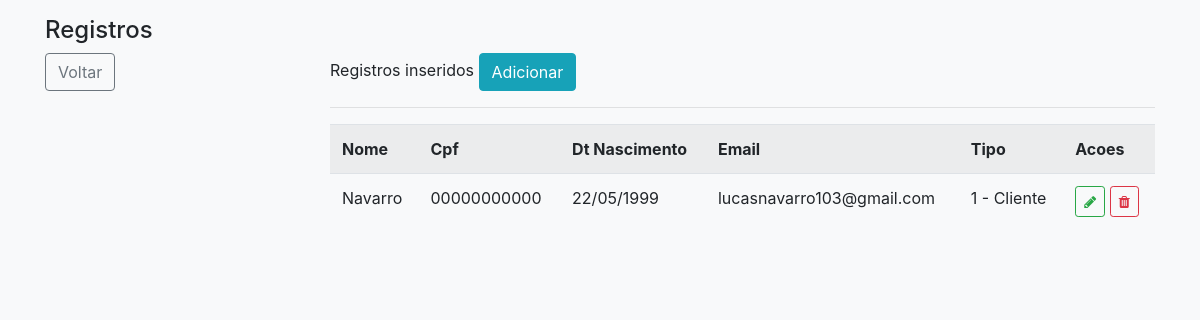
/registros/usuario/, run on an earlier commit of the app's database.
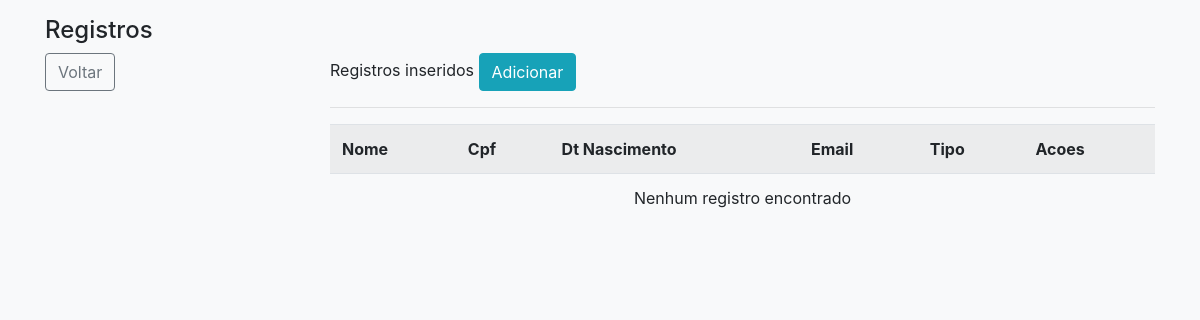
And on a later commit of the database.
### cadastros/models.py (models this page shows, shortened)
class Usuario(models.Model):
    cod_usuario = models.AutoField(primary_key=True)
    nome = models.CharField(max_length=50, verbose_name='Nome do Usuario')
    cpf = models.CharField(max_length=11, verbose_name='CPF do Usuario')
    dt_nascimento = models.CharField(max_length=11, verbose_name='Data de nascimento')
    email = models.CharField(max_length=50, verbose_name='Email do Usuario')
    senha = models.CharField(max_length=150, verbose_name='Senha')
    tipo = models.ForeignKey(Tipo, on_delete=models.PROTECT)

class Tipo(models.Model):
    cod_tipo = models.AutoField(primary_key=True)
    nome = models.CharField(max_length=50, verbose_name='Tipo de pessoa')
    def __str__ (self):
        return str(self.cod_tipo) + " - " + self.nome

### cadastros/views.py (the view)
# urls.py: path('registros/usuario/', UsuarioList.as_view(), name='registros-usuario'),
class UsuarioList(ListView):
	model = Usuario
	template_name = 'cadastros/registros/usuario.html'

### cadastros/templates/cadastros/registros/usuario.html (shortened to what this page needs)
{% extends 'paginas/padrao.html' %}
{% load static %}
    {% block menu %}
    <h4 class="white">Registros</h4>
    {% endblock %}
        {% block lateral %}
        <a href="/"><button type="button" class="btn btn-outline-secondary">Voltar</button></a>
        {% endblock %}
        {% block conteudo%}
        <p>Registros inseridos <a href="{% url 'cadastrar-usuario' %}"><button type="button" class="btn btn-info">Adicionar</button></a><p></p></p>
        <hr>
        <div class="table-responsive">
            <table class="table table-striped">
                <tr>
                    <th>Nome</th>
                    <th>Cpf</th>
                    <th>Dt Nascimento</th>
                    <th>Email</th>
                    <th>Tipo</th>
                    <th>Acoes</th>
                </tr>
                {% for usuario in object_list %}
                <tr>
                    <td>{{ usuario.nome }}</td>
                    <td>{{ usuario.cpf }}</td>
                    <td>{{ usuario.dt_nascimento }}</td>
                    <td>{{ usuario.email }}</td>
                    <td>{{ usuario.tipo }}</td>
                    <td>
                        <a href="{% url 'editar-usuario' usuario.pk %}" class="btn btn-outline-success btn-sm" title="Editar"><i class="fa fa-pencil " aria-hidden="true"></i></a>
                        <a href="{% url 'excluir-usuario' usuario.pk %}" class="btn btn-outline-danger btn-sm" title="Excluir"><i class="fa fa-trash" aria-hidden="true"></i></a>
                    </td>
                </tr>
                {% empty %}
                <tr>
                    <td colspan="6" align="center">Nenhum registro encontrado</td>
                </tr>
                {% endfor %}
            </table>
        </div>
       {% endblock%}

What changed in the data, as far as the page shows it:
removed Usuario: nome "Navarro", cpf "00000000000", dt_nascimento "22/05/1999", email "lucasnavarro103@gmail.com", tipo "1 - Cliente"
Also different on the page:
text now shown: "Nenhum registro encontrado"
